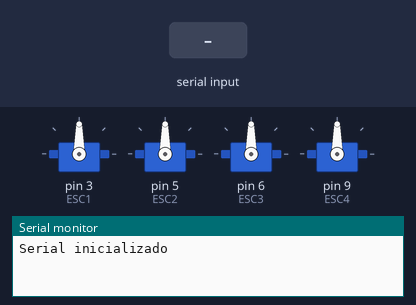
A sketch run on a simulated Arduino Uno, built with avr-gcc and run on an emulated ATmega328P. On the bench: 4 × servo, the last lines printed to the serial monitor. The inputs (shaded band) are chosen by the test bench.

Above: at 1.1 s.
At 8.2 s:
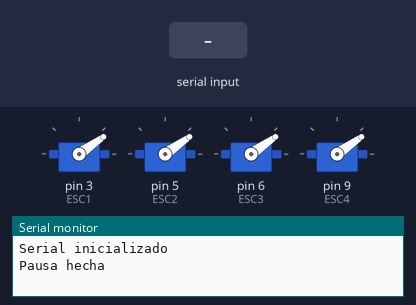
8.3 s: "90,45\n" received over Serial
At 8.6 s:
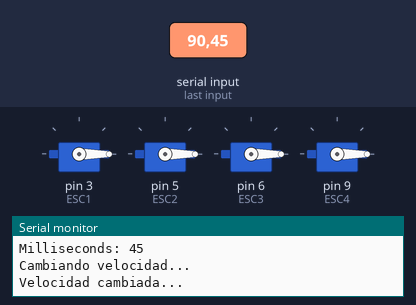
Timing chart, 0 to 11.3 s (numbered marks = the images above; inputs shaded):
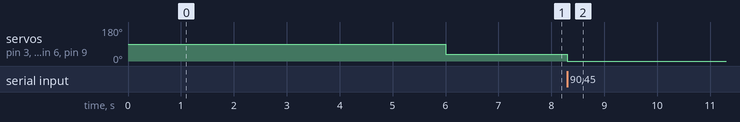

The sketch:

esc.ino
```cpp
#include<Servo.h>

Servo ESC1; //Crear un objeto de clase servo
Servo ESC2; //Crear un objeto de clase servo
Servo ESC3; //Crear un objeto de clase servo
Servo ESC4; //Crear un objeto de clase servo

int vel = 900;

void setup() {
  Serial.begin(9600);
  //Iniciar puerto serial
  delay(1000);
  Serial.println("Serial inicializado");

  //Asignar un pin al ESC
  ESC1.attach(3);
  ESC2.attach(5);
  ESC3.attach(6);
  ESC4.attach(9);

  delay(5000);

  ESC1.writeMicroseconds(vel);
  ESC2.writeMicroseconds(vel);
  ESC3.writeMicroseconds(vel);
  ESC4.writeMicroseconds(vel);

  delay(1000);
  Serial.println("Pausa hecha");
}


void loop() {
  if (Serial.available() >= 1) {
    vel = Serial.parseInt(); //Leer un entero por serial
    Serial.print("Milliseconds: ");
    Serial.println(vel);
    if (vel >= 0 && vel <= 1300) {
      Serial.println("Cambiando velocidad...");
      ESC1.writeMicroseconds(vel); //Generar un pulso con el numero recibido
      ESC2.writeMicroseconds(vel); //Generar un pulso con el numero recibido
      ESC3.writeMicroseconds(vel); //Generar un pulso con el numero recibido
      ESC4.writeMicroseconds(vel); //Generar un pulso con el numero recibido
      Serial.println("Velocidad cambiada...");
    }
  }
  delay(50);
}
```

Measured:
- after the input at 8.3 s, servo on pin 3 (ESC1), servo on pin 5 (ESC2), servo on pin 6 (ESC3), servo on pin 9 (ESC4): 35° → 0° at once
